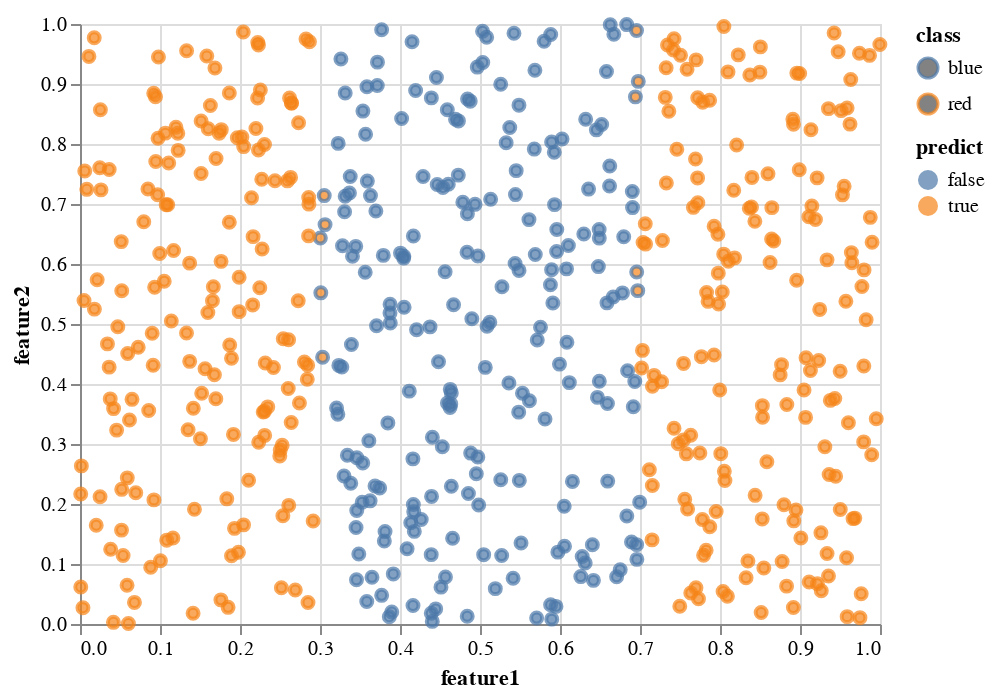

Notebook code for this chart:
### Markdown cell above
📝📝📝📝 FILLME

### Code cell
chart = (alt.Chart(df)
    .mark_point()
    .encode(
        x = "feature1",
        y = "feature2",
        color = "class",
        fill = "predict"
    ))
chart

### Figure 1 — Vega-Lite specification as saved in the notebook (floating-point values rounded to 4 significant figures; data arrays with more than 128 entries replaced by an {"elided": "..."} marker saying what was removed)
{"config": {"view": {"continuousWidth": 400, "continuousHeight": 300}}, "data": {"name": "data-6759ddc5be24460e1cffd8ef33d140fd"}, "mark": "point", "encoding": {"color": {"type": "nominal", "field": "class"}, "fill": {"type": "nominal", "field": "predict"}, "x": {"type": "quantitative", "field": "feature1"}, "y": {"type": "quantitative", "field": "feature2"}}, "$schema": "https://vega.github.io/schema/vega-lite/v4.8.1.json", "datasets": {"data-6759ddc5be24460e1cffd8ef33d140fd": {"elided": "550 records"}}}
